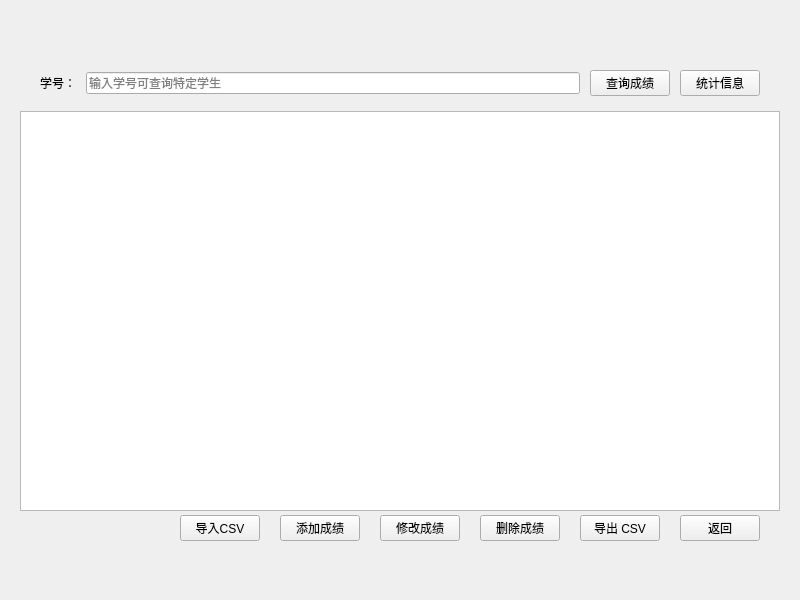
<?xml version="1.0" encoding="UTF-8"?>
<ui version="4.0">
 <class>ScoreManage</class>
 <widget class="QWidget" name="ScoreManage">
  <property name="geometry">
   <rect>
    <x>0</x>
    <y>0</y>
    <width>800</width>
    <height>600</height>
   </rect>
  </property>
  <property name="minimumSize">
   <size>
    <width>800</width>
    <height>600</height>
   </size>
  </property>
  <property name="windowTitle">
   <string>Form</string>
  </property>
  <widget class="QWidget" name="">
   <property name="geometry">
    <rect>
     <x>10</x>
     <y>40</y>
     <width>780</width>
     <height>531</height>
    </rect>
   </property>
   <layout class="QVBoxLayout" name="verticalLayout">
    <property name="spacing">
     <number>15</number>
    </property>
    <property name="leftMargin">
     <number>10</number>
    </property>
    <property name="topMargin">
     <number>10</number>
    </property>
    <property name="rightMargin">
     <number>10</number>
    </property>
    <property name="bottomMargin">
     <number>10</number>
    </property>
    <item>
     <layout class="QHBoxLayout" name="horizontalLayout">
      <property name="spacing">
       <number>10</number>
      </property>
      <property name="leftMargin">
       <number>20</number>
      </property>
      <property name="topMargin">
       <number>20</number>
      </property>
      <property name="rightMargin">
       <number>20</number>
      </property>
      <property name="bottomMargin">
       <number>0</number>
      </property>
      <item>
       <widget class="QLabel" name="labelSid">
        <property name="sizePolicy">
         <sizepolicy hsizetype="Preferred" vsizetype="Fixed">
          <horstretch>0</horstretch>
          <verstretch>0</verstretch>
         </sizepolicy>
        </property>
        <property name="text">
         <string>学号：</string>
        </property>
       </widget>
      </item>
      <item>
       <widget class="QLineEdit" name="lineEditSid">
        <property name="placeholderText">
         <string>输入学号可查询特定学生</string>
        </property>
       </widget>
      </item>
      <item>
       <widget class="QPushButton" name="btnQuery">
        <property name="sizePolicy">
         <sizepolicy hsizetype="Fixed" vsizetype="Fixed">
          <horstretch>0</horstretch>
          <verstretch>0</verstretch>
         </sizepolicy>
        </property>
        <property name="text">
         <string>查询成绩</string>
        </property>
       </widget>
      </item>
      <item>
       <widget class="QPushButton" name="btnStat">
        <property name="sizePolicy">
         <sizepolicy hsizetype="Fixed" vsizetype="Fixed">
          <horstretch>0</horstretch>
          <verstretch>0</verstretch>
         </sizepolicy>
        </property>
        <property name="text">
         <string>统计信息</string>
        </property>
       </widget>
      </item>
     </layout>
    </item>
    <item>
     <widget class="QTableView" name="tableView">
      <property name="minimumSize">
       <size>
        <width>760</width>
        <height>400</height>
       </size>
      </property>
      <property name="alternatingRowColors">
       <bool>true</bool>
      </property>
      <property name="selectionMode">
       <enum>QAbstractItemView::SelectionMode::SingleSelection</enum>
      </property>
      <property name="selectionBehavior">
       <enum>QAbstractItemView::SelectionBehavior::SelectRows</enum>
      </property>
     </widget>
    </item>
    <item>
     <layout class="QHBoxLayout" name="horizontalLayout_2">
      <property name="spacing">
       <number>20</number>
      </property>
      <property name="rightMargin">
       <number>20</number>
      </property>
      <property name="bottomMargin">
       <number>20</number>
      </property>
      <item>
       <spacer name="horizontalSpacer">
        <property name="orientation">
         <enum>Qt::Orientation::Horizontal</enum>
        </property>
        <property name="sizeHint" stdset="0">
         <size>
          <width>40</width>
          <height>20</height>
         </size>
        </property>
       </spacer>
      </item>
      <item>
       <widget class="QPushButton" name="btnImport">
        <property name="text">
         <string>导入CSV</string>
        </property>
       </widget>
      </item>
      <item>
       <widget class="QPushButton" name="btnAdd">
        <property name="sizePolicy">
         <sizepolicy hsizetype="Fixed" vsizetype="Fixed">
          <horstretch>0</horstretch>
          <verstretch>0</verstretch>
         </sizepolicy>
        </property>
        <property name="text">
         <string>添加成绩</string>
        </property>
       </widget>
      </item>
      <item>
       <widget class="QPushButton" name="btnEdit">
        <property name="text">
         <string>修改成绩</string>
        </property>
       </widget>
      </item>
      <item>
       <widget class="QPushButton" name="btnDelete">
        <property name="sizePolicy">
         <sizepolicy hsizetype="Fixed" vsizetype="Fixed">
          <horstretch>0</horstretch>
          <verstretch>0</verstretch>
         </sizepolicy>
        </property>
        <property name="text">
         <string>删除成绩</string>
        </property>
       </widget>
      </item>
      <item>
       <widget class="QPushButton" name="btnExport">
        <property name="text">
         <string>导出 CSV</string>
        </property>
       </widget>
      </item>
      <item>
       <widget class="QPushButton" name="btnBack">
        <property name="sizePolicy">
         <sizepolicy hsizetype="Fixed" vsizetype="Fixed">
          <horstretch>0</horstretch>
          <verstretch>0</verstretch>
         </sizepolicy>
        </property>
        <property name="text">
         <string>返回</string>
        </property>
       </widget>
      </item>
     </layout>
    </item>
   </layout>
  </widget>
 </widget>
 <resources/>
 <connections/>
</ui>
